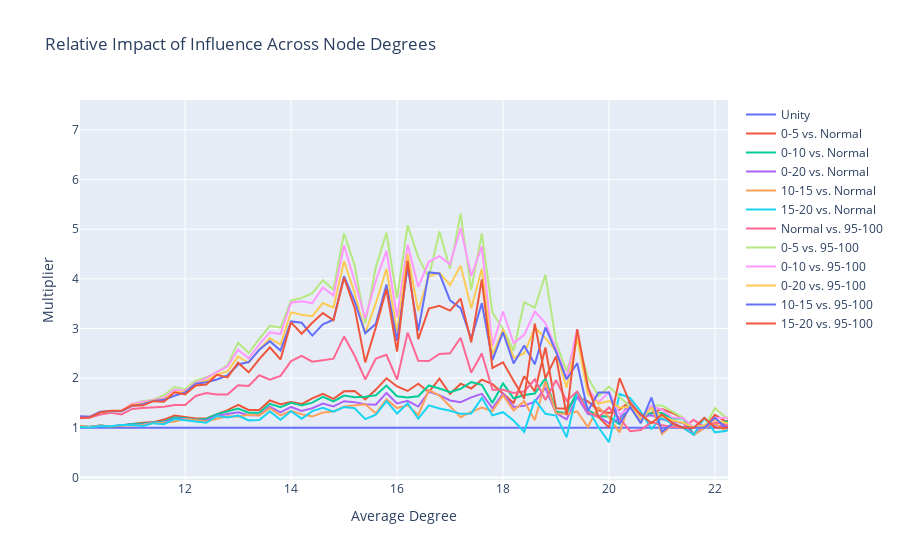

Write notebook code for a chart like this one.
### Code cell
get_multiplier_graph(RGU, '10')

### Figure 1 — Plotly figure (JSON) as saved in the notebook; plotly's stock layout.template omitted (floating-point values rounded to 4 significant figures; data arrays with more than 128 entries replaced by an {"elided": "..."} marker saying what was removed)
{"data": [{"name": "Unity", "type": "scatter", "x": {"elided": "175 float values"}, "y": {"elided": "175 int values"}}, {"name": "0-5 vs. Normal", "type": "scatter", "x": {"elided": "175 float values"}, "y": {"elided": "175 float values"}}, {"name": "0-10 vs. Normal", "type": "scatter", "x": {"elided": "175 float values"}, "y": {"elided": "175 float values"}}, {"name": "0-20 vs. Normal", "type": "scatter", "x": {"elided": "175 float values"}, "y": {"elided": "175 float values"}}, {"name": "10-15 vs. Normal", "type": "scatter", "x": {"elided": "175 float values"}, "y": {"elided": "175 float values"}}, {"name": "15-20 vs. Normal", "type": "scatter", "x": {"elided": "175 float values"}, "y": {"elided": "175 float values"}}, {"name": "Normal vs. 95-100", "type": "scatter", "x": {"elided": "175 float values"}, "y": {"elided": "175 float values"}}, {"name": "0-5 vs. 95-100", "type": "scatter", "x": {"elided": "175 float values"}, "y": {"elided": "175 float values"}}, {"name": "0-10 vs. 95-100", "type": "scatter", "x": {"elided": "175 float values"}, "y": {"elided": "175 float values"}}, {"name": "0-20 vs. 95-100", "type": "scatter", "x": {"elided": "175 float values"}, "y": {"elided": "175 float values"}}, {"name": "10-15 vs. 95-100", "type": "scatter", "x": {"elided": "175 float values"}, "y": {"elided": "175 float values"}}, {"name": "15-20 vs. 95-100", "type": "scatter", "x": {"elided": "175 float values"}, "y": {"elided": "175 float values"}}], "layout": {"autosize": true, "title": {"text": "Relative Impact of Influence Across Node Degrees"}, "xaxis": {"autorange": false, "range": [10.02, 22.25], "title": {"text": "Average Degree"}, "type": "linear"}, "yaxis": {"autorange": false, "range": [-0.0523, 7.604], "title": {"text": "Multiplier"}, "type": "linear"}}}
